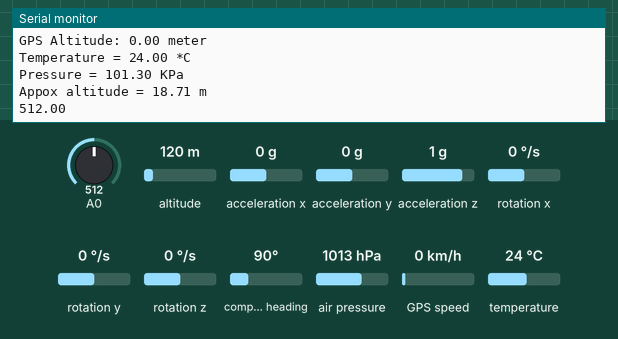
This sketch was run on a simulated Arduino Uno, built with avr-gcc and run on an emulated ATmega328P. Parts: the last lines printed to the serial monitor. Inputs (shaded band) come from the test bench; at power-on: altitude 120 m, A0 = 512, acceleration x 0 g, acceleration y 0 g, acceleration z 1 g, rotation x 0 °/s, rotation y 0 °/s, rotation z 0 °/s, compass heading 90°, air pressure 1013 hPa, GPS speed 0 km/h, temperature 24 °C. The GPS gets a fix after 3 s at 37.7749, -122.4194 with 8 satellites; no radio packets arrive unless stated.

Above: at 3.2 s.
3.3 s: altitude set to 20 m
4.8 s: A0 set to 716
At 6.4 s:
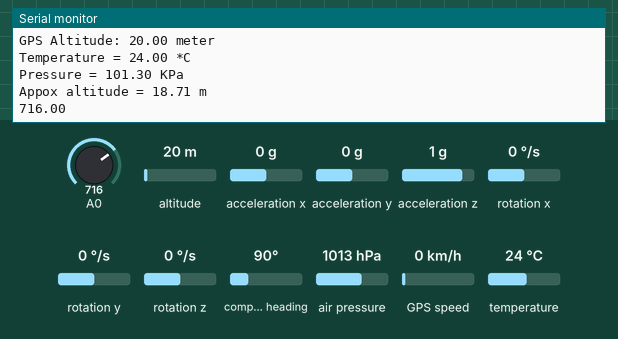
9.3 s: acceleration x set to -1.4 g
10.8 s: acceleration y set to -1.4 g
12.3 s: A0 set to 992
At 13.6 s:
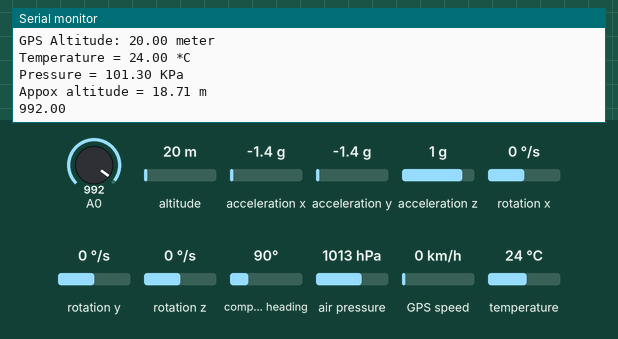
13.8 s: acceleration z set to -1.4 g
Timing chart, 0 to 16.3 s (numbered marks = the images above; inputs shaded):
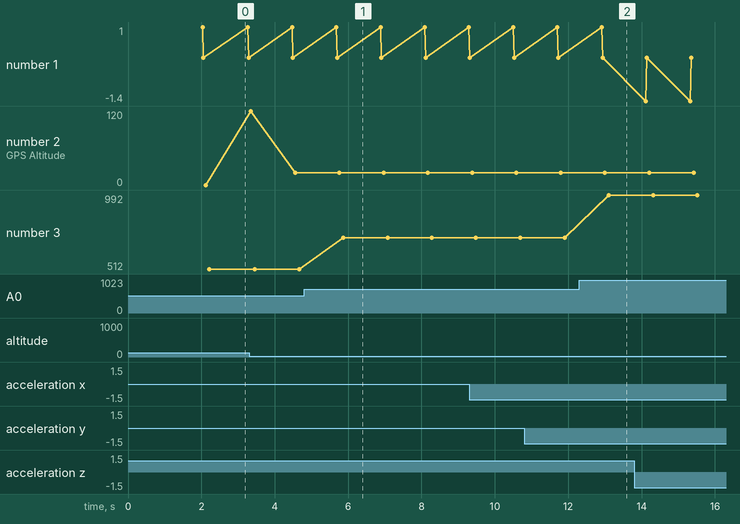

Measured:
- after the input at 4.8 s, the serial monitor: prints a new line after 1.1 s (image 1)
- after the input at 12.3 s, the serial monitor: prints a new line after 0.81 s (image 2)
- plotted number 2: 0 → 20 after the input at 3.3 s
- plotted number 3: 512 → 716 after the input at 4.8 s, 716 → 992 after the input at 12.3 s

The sketch:

final_cansat_transmitter.ino
```cpp
#include <TinyGPS++.h>
#include <SoftwareSerial.h>
#include <SPI.h>
#include <LoRa.h>
#include <Wire.h>
#include <Adafruit_BMP280.h>
#include <MPU6050_light.h>


Adafruit_BMP280 bmp;

MPU6050 mpu(Wire);


static const int RX = 4, TX = 3;
static const uint32_t GPSBaud = 9600;

TinyGPSPlus gps;

SoftwareSerial ss(RX, TX);

void setup()
{
  Serial.begin(9600);
  ss.begin(GPSBaud);
  bmp.begin();
  LoRa.begin(433E6);

  Wire.begin();
  mpu.begin();
  delay(1000);
  mpu.calcOffsets(true,true);

}

void loop()
{


   dataprint();
   lorradata();
   uvsensor();

   smartDelay(1000);

}

void dataprint(){
  //block for gps, bmp280 and mpu serial print
    mpu.update();
    Serial.println(F("ACCELERO"));
    Serial.print(mpu.getAccX());
    Serial.print(",");
    Serial.print(mpu.getAccY());
    Serial.print(",");
    Serial.println(mpu.getAccZ());

    Serial.println(F("GYRO"));
    Serial.print(mpu.getGyroX());
    Serial.print(",");
    Serial.print(mpu.getGyroY());
    Serial.print(",");
    Serial.println(mpu.getGyroZ());


    Serial.print("Latitude: ");
    Serial.print(gps.location.lat(),6);
    Serial.println();

    Serial.print("Longitude: ");
    Serial.print(gps.location.lng(),6);
    Serial.println();

    Serial.print("GPS Altitude: ");
    Serial.print(gps.altitude.meters());
    Serial.println(" meter");

    Serial.print(F("Temperature = "));
    Serial.print(bmp.readTemperature());
    Serial.println(" *C");

    Serial.print(F("Pressure = "));
    Serial.print(bmp.readPressure()/1000);
    Serial.println(" KPa");

    Serial.print(F("Appox altitude = "));
    Serial.print(bmp.readAltitude(1015.25));
    Serial.print(" m");

    Serial.println();


  }

   void lorradata(){

    //block of code for lora transmission of gps, bmp280 and mpu sensor data
    LoRa.beginPacket();

    LoRa.print("/*");
    LoRa.print(gps.location.lat(), 6);
    LoRa.print(",");
    LoRa.print(gps.location.lng(), 6);
    LoRa.print(",");
    LoRa.print(gps.altitude.meters(), 3);
    LoRa.print(",");
    LoRa.print(bmp.readTemperature());
    LoRa.print(",");
    LoRa.print(bmp.readPressure()/1000);
    LoRa.print(",");
    LoRa.print(bmp.readAltitude(1015.25));
    LoRa.print(",");
    LoRa.print(mpu.getAccX());
    LoRa.print(",");
    LoRa.print(mpu.getAccY());
    LoRa.print(",");
    LoRa.print(mpu.getAccZ());
    LoRa.print(",");
    LoRa.print(mpu.getGyroX());
    LoRa.print(",");
    LoRa.print(mpu.getGyroY());
    LoRa.print(",");
    LoRa.print(mpu.getGyroZ());
    LoRa.print(",");
    LoRa.print((analogRead(A0)/1024*5.0));
    LoRa.print(",");
    LoRa.print(millis());

    LoRa.println("*/");


    LoRa.endPacket();
   }


 void uvsensor(){

  float sensorValue;
  sensorValue = analogRead(A0);
  Serial.println(sensorValue);


}

static void smartDelay(unsigned long ms)
{
  unsigned long start = millis();
  do
  {
    while (ss.available())
      gps.encode(ss.read());
  } while (millis() - start < ms);
}
```
